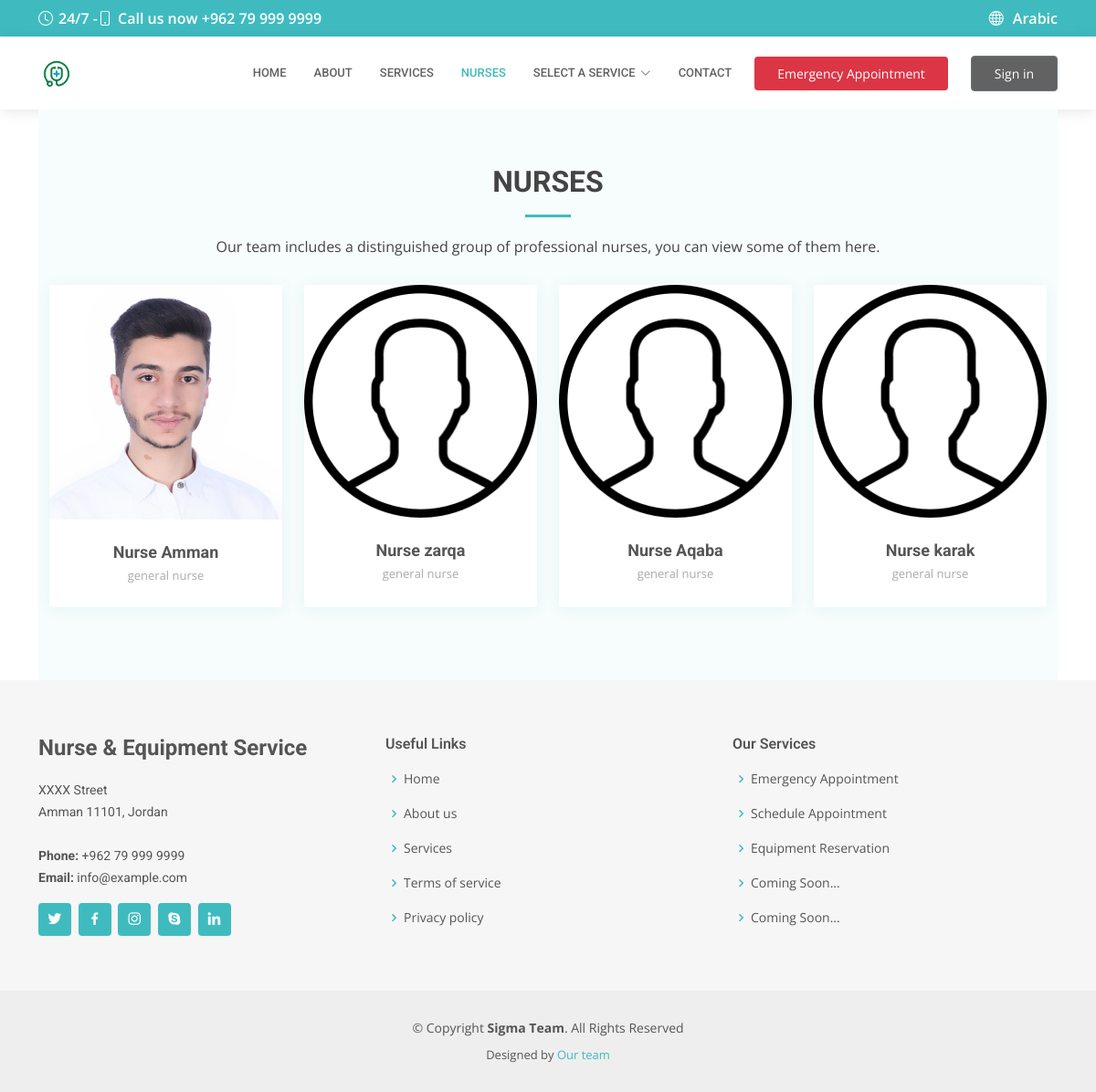
The app's page /en/user/list/staff/ with its own data.
### user/models.py (models this page shows, shortened)
class Staff(models.Model):  # Nurse model
    user = models.ForeignKey(CustomUser, on_delete=models.CASCADE, verbose_name='User',
                             related_name='staff', blank=True, null=True)
    bio = models.TextField(null=True, blank=True)
    major = models.CharField(max_length=255, null=True, blank=True)
    certificate = models.ImageField(upload_to='media/certifications', null=True, blank=True)
    photo = models.ImageField(upload_to='media/doctor_photo', null=True, blank=True)
    exp_year = models.IntegerField(null=True, blank=True)
    city = models.CharField(max_length=255, choices=CITIES, null=True)

class CustomUser(AbstractUser):
    phone = models.CharField(unique=True, max_length=10, null=True, blank=True, verbose_name=_('Phone'))
    birth_date = models.DateField(null=True, default=timezone.now, verbose_name=_('Birth Date'))
    insurance = models.BooleanField(default=False, verbose_name=_('Do you have health insurance'))
    agreement = models.BooleanField(default=False, verbose_name=_('Terms & conditions'))
    session_number = models.IntegerField(null=True, default=0)

### user/views.py (the view)
# urls.py: path('list/staff/', StaffListView.as_view(), name='staff-list'),
class StaffListView(ListView):
    template_name = 'staff/doctors_list.html'
    model = Staff

### templates/staff/doctors_list.html (shortened to what this page needs)
{% extends 'inner-page.html' %}
{% load static %}
{% load i18n %}
{% block inner_content %}
    <section id="doctors" class="doctors section-bg">
        <div class="container" data-aos="fade-up">
            <div class="section-title">
                <h2>Nurses</h2>
                <p>Our team includes a distinguished group of professional nurses, you can view some of them here.</p>
            </div>
            <div class="row">
                {% for doctor in object_list %}
                    <div class="col-lg-3 col-md-6 d-flex align-items-stretch">
                        <div class="member" data-aos="fade-up" data-aos-delay="100">
                            <a href="#">
                                <div class="member-img">
                                    <img src="
                                            {% if doctor.photo %}
                                                    {{ doctor.photo.url }}
                                            {% else %}
                                                   {% static 'img/no-user.png' %}
                                            {% endif %}"
                                         class="img-fluid" alt="Doctor photo">
                                </div>
                            </a>
                            <a href="{% url 'doctor-details' doctor.id %}">
                                <div class="member-info">
                                    <h4>{{ doctor.user.get_full_name }}</h4>
                                    <span>{{ doctor.major }}</span>
                                </div>
                            </a>
                        </div>
                    </div>
                {% endfor %}
            </div>
        </div>
    </section>
{% endblock %}

### templates/inner-page.html (shortened to what this page needs)
{% extends 'layout.html' %}
{% load static %}
{% load i18n %}
{% block content %}
    <main id="main">
        <div class="inner-page">
            <div class="container">
                {% block inner_content %}
                {% endblock %}
            </div>
        </div>
    </main>
{% endblock %}

### templates/layout.html (shortened to what this page needs)
{% extends 'index.html' %}
{% load static %}
{% load i18n %}
{% block styles %}
    <link href="{% static 'vendor/animate.css/animate.min.css' %}" rel="stylesheet">
    <link href="{% static 'vendor/aos/aos.css' %}" rel="stylesheet">
    <link href="{% static 'vendor/bootstrap/css/bootstrap.min.css' %}" rel="stylesheet">
    <link href="{% static 'vendor/bootstrap-icons/bootstrap-icons.css' %}" rel="stylesheet">
    <link href="{% static 'vendor/boxicons/css/boxicons.min.css' %}" rel="stylesheet">
    <link href="{% static 'vendor/fontawesome-free/css/all.min.css' %}" rel="stylesheet">
    <link href="{% static 'vendor/glightbox/css/glightbox.min.css' %}" rel="stylesheet">
    <link href="{% static 'vendor/swiper/swiper-bundle.min.css' %}" rel="stylesheet">
    <link href="{% static 'css/style.css' %}" rel="stylesheet">
    <link href="{% static 'css/custom_style.css' %}" rel="stylesheet">
{% endblock %}
{% block header %}
    {% include 'partials/topbar.html' %}
    {% include 'partials/header.html' %}
{% endblock %}
{% block footer %}
    {% include 'partials/footer.html' %}
{% endblock %}

### templates/index.html (shortened to what this page needs)
{% load static %}
{% load i18n %}
<!DOCTYPE html>
<html lang="{{ LANGUAGE_CODE|default:"en" }}">
<head>
    {% block styles %}{% endblock %}
</head>
<body>
{% block header %}
{% endblock %}
{% block content %}
{% endblock %}
{% block footer %}
{% endblock %}
</body>
</html>

### templates/partials/topbar.html (shortened to what this page needs)
{% load static %}
{% load i18n %}
<div id="topbar" class="d-flex align-items-center fixed-top">
    <div class="container d-flex align-items-center justify-content-center justify-content-md-between">
        <div class="align-items-center d-none d-md-flex">
            <i class="bi bi-clock"></i> 24/7
            -<div class="topbar-divider d-none d-sm-block"></div>
            <i class="bi bi-phone"></i> Call us now +962 79 999 9999
        </div>
        <div class="d-flex align-items-center">
            {% if LANGUAGES|length > 1 %}
                <form id="language_selector" class="navbar-form navbar-form-pos"
                      action="{% url 'set_language' %}"
                      method="post">{% csrf_token %}
                    <a href="" class=""
                       onclick="$('#language_selector').submit(); return false;">
                        <span class="text text-white">
                        <i class="bi bi-globe"></i>
                            {% if LANGUAGE_CODE == 'en' %}
                                Arabic
                            {% else %}
                                English
                            {% endif %}
                        </span>
                    </a>
                </form>
            {% endif %}
        </div>
    </div>
</div>

### templates/partials/header.html (shortened to what this page needs)
{% load static %}
{% load i18n %}
<header id="header" class="fixed-top">
    <div class="container d-flex align-items-center">
        <a href="{% url 'home' %}" class="logo me-auto"><img src="{% static 'img/logo2.png' %}" alt=""></a>
        <nav id="navbar" class="navbar order-last order-lg-0">
            <ul>
                <li><a class="nav-link scrollto " href="{% url 'home' %}">{% trans 'Home' %}</a></li>
                <li><a class="nav-link scrollto" href="{% url 'about-us' %}">{% trans 'About' %}</a></li>
                <li><a class="nav-link scrollto" href="{% url 'services' %}">{% trans 'Services' %}</a></li>
                <li><a class="nav-link scrollto" href="{% url 'staff-list' %}">{% trans 'Nurses' %}</a></li>
                <li class="dropdown"><a href="#"><span>{% trans 'Select a Service' %}</span> <i
                        class="bi bi-chevron-down"></i></a>
                </li>
                <li><a class="nav-link scrollto" href="{% url 'contact-us' %}">Contact</a></li>
            </ul>
        </nav>
        <a href="{% url 'create-emergency-appointment' %}" class="appointment-btn">Emergency
            Appointment</a>
        <div class="nav-item dropdown no-arrow">
            {% if user.is_authenticated %}
                <a class="nav-link dropdown-toggle" href="#" id="userDropdown" role="button" data-toggle="dropdown"
                   aria-haspopup="true" aria-expanded="false">
                    <i class="bi bi-person-circle text-gray"></i>
                    <span class="mr-2 d-none d-lg-inline text-gray">{{ user.get_full_name }}</span>
                </a>
                <div class="dropdown-menu dropdown-menu-right shadow animated--grow-in"
                     aria-labelledby="userDropdown">
                    <a class="dropdown-item" href="{% url 'user-info' request.user.id %}">
                        <i class="fas fa-user fa-sm fa-fw mr-2 text-gray-400"></i>
                        {% trans 'Profile' %}
                    </a>
                    <a class="dropdown-item" href="{% url 'user-update-info' request.user.id %}">
                        <i class="fas fa-cogs fa-sm fa-fw mr-2 text-gray-400"></i>
                        Settings
                    </a>
                    <a class="dropdown-item" href="{% url 'list-user-appointment' %}">
                        <i class="fas fa-list fa-sm fa-fw mr-2 text-gray-400"></i>
                        Activity Log
                    </a>
                    <div class="dropdown-divider"></div>
                    <a class="dropdown-item" href="{% url 'account_logout' %}">
                        <i class="fas fa-sign-out-alt fa-sm fa-fw mr-2 text-gray-400"></i>
                        Logout
                    </a>
                </div>
            {% else %}
                <a href="{% url 'account_login' %}" class="btn btn-secondary login-btn" role="button">Sign in</a>
            {% endif %}
        </div>
    </div>
</header>

### templates/partials/footer.html
{% load static %}
{% load i18n %}
{% block footer %}
<footer id="footer">
    <div class="footer-top">
        <div class="container">
            <div class="row">
                <div class="col-lg-4 col-md-6">
                    <div class="footer-info">
                        <h3>Nurse & Equipment Service</h3>
                        <p>
                            XXXX Street <br>
                            Amman 11101, Jordan<br><br>
                            <strong>Phone:</strong> +962 79 999 9999<br>
                            <strong>Email:</strong> info@example.com<br>
                        </p>
                        <div class="social-links mt-3">
                            <a href="#" class="twitter"><i class="bx bxl-twitter"></i></a>
                            <a href="#" class="facebook"><i class="bx bxl-facebook"></i></a>
                            <a href="#" class="instagram"><i class="bx bxl-instagram"></i></a>
                            <a href="#" class="google-plus"><i class="bx bxl-skype"></i></a>
                            <a href="#" class="linkedin"><i class="bx bxl-linkedin"></i></a>
                        </div>
                    </div>
                </div>
                <div class="col-lg-4 col-md-6 footer-links">
                    <h4>Useful Links</h4>
                    <ul>
                        <li><i class="bx bx-chevron-right"></i> <a href="#">Home</a></li>
                        <li><i class="bx bx-chevron-right"></i> <a href="#">About us</a></li>
                        <li><i class="bx bx-chevron-right"></i> <a href="#">Services</a></li>
                        <li><i class="bx bx-chevron-right"></i> <a href="#">Terms of service</a></li>
                        <li><i class="bx bx-chevron-right"></i> <a href="#">Privacy policy</a></li>
                    </ul>
                </div>
                <div class="col-lg-4 col-md-6 footer-links">
                    <h4>Our Services</h4>
                    <ul>
                        <li><i class="bx bx-chevron-right"></i> <a href="#">Emergency Appointment</a></li>
                        <li><i class="bx bx-chevron-right"></i> <a href="#">Schedule  Appointment </a></li>
                        <li><i class="bx bx-chevron-right"></i> <a href="#">Equipment Reservation</a></li>
                        <li><i class="bx bx-chevron-right"></i> <a href="#">Coming Soon...</a></li>
                        <li><i class="bx bx-chevron-right"></i> <a href="#">Coming Soon...</a></li>
                    </ul>
                </div>
            </div>
        </div>
    </div>
    <div class="container">
        <div class="copyright">
            &copy; Copyright <strong><span>Sigma Team</span></strong>. All Rights Reserved
        </div>
        <div class="credits">
            Designed by <a href="#">Our team</a>
        </div>
    </div>
</footer>
{% endblock %}

### templates/partials/loader.html (shortened to what this page needs)
{% load static %}
{% load i18n %}

### records on screen
Staff: photo (picture), user.get_full_name "Nurse Amman", major "general nurse"
Staff: user.get_full_name "Nurse zarqa", major "general nurse"
Staff: user.get_full_name "Nurse Aqaba", major "general nurse"
Staff: user.get_full_name "Nurse karak", major "general nurse"
